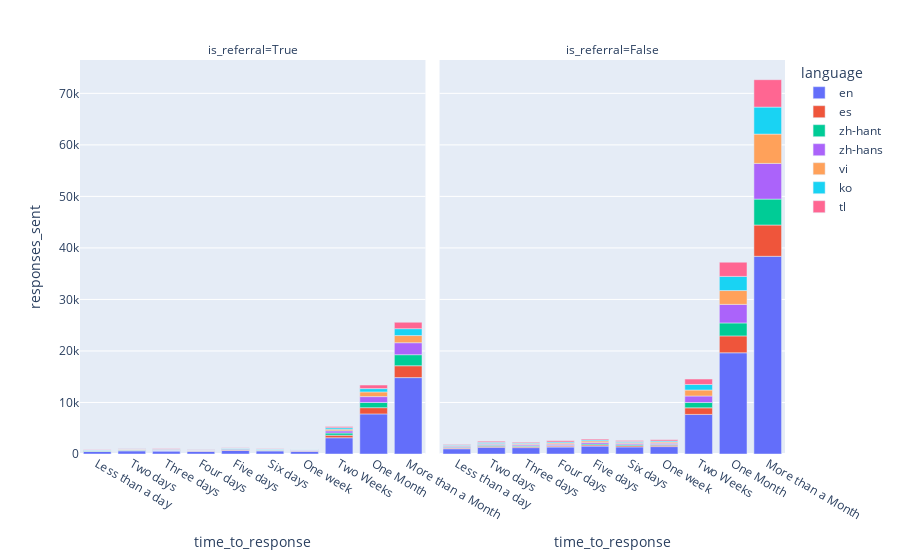

Notebook code for this chart:
### Code cell
language_df = df.groupby(["is_referral", "language", "time_to_response"], as_index=False)['responses_sent'].sum()

fig = px.bar(
    language_df,
    x="time_to_response",
    y="responses_sent",
    color="language",
    facet_col="is_referral",
    category_orders={
        "time_to_response": ["Less than a day", "Two days", "Three days", "Four days", "Five days", "Six days", "One week", "Two Weeks", "One Month", "More than a Month",
],
        "is_referral": [True, False],
        "language": ["en", "es", "zh-hant", "zh-hans", "vi", "ko", "tl"]
    },
    height=700,
)

fig.show()

### Figure 1 — Plotly figure (JSON) as saved in the notebook; plotly's stock layout.template omitted (floating-point values rounded to 4 significant figures)
{"data": [{"alignmentgroup": "True", "hovertemplate": "language=en<br>is_referral=True<br>time_to_response=%{x}<br>responses_sent=%{y}<extra></extra>", "legendgroup": "en", "marker": {"color": "#636efa", "pattern": {"shape": ""}}, "name": "en", "offsetgroup": "en", "orientation": "v", "showlegend": true, "textposition": "auto", "x": ["Five days", "Four days", "Less than a day", "More than a Month", "One Month", "One week", "Six days", "Three days", "Two Weeks", "Two days"], "xaxis": "x", "y": [690, 515, 495, 14826, 7780, 530, 595, 575, 3155, 615], "yaxis": "y", "type": "bar"}, {"alignmentgroup": "True", "hovertemplate": "language=en<br>is_referral=False<br>time_to_response=%{x}<br>responses_sent=%{y}<extra></extra>", "legendgroup": "en", "marker": {"color": "#636efa", "pattern": {"shape": ""}}, "name": "en", "offsetgroup": "en", "orientation": "v", "showlegend": false, "textposition": "auto", "x": ["Five days", "Four days", "Less than a day", "More than a Month", "One Month", "One week", "Six days", "Three days", "Two Weeks", "Two days"], "xaxis": "x2", "y": [1535, 1355, 1020, 38373, 19645, 1440, 1375, 1240, 7685, 1300], "yaxis": "y2", "type": "bar"}, {"alignmentgroup": "True", "hovertemplate": "language=es<br>is_referral=True<br>time_to_response=%{x}<br>responses_sent=%{y}<extra></extra>", "legendgroup": "es", "marker": {"color": "#EF553B", "pattern": {"shape": ""}}, "name": "es", "offsetgroup": "es", "orientation": "v", "showlegend": true, "textposition": "auto", "x": ["Five days", "Four days", "Less than a day", "More than a Month", "One Month", "One week", "Six days", "Three days", "Two Weeks", "Two days"], "xaxis": "x", "y": [105, 75, 60, 2306, 1215, 80, 110, 70, 490, 110], "yaxis": "y", "type": "bar"}, {"alignmentgroup": "True", "hovertemplate": "language=es<br>is_referral=False<br>time_to_response=%{x}<br>responses_sent=%{y}<extra></extra>", "legendgroup": "es", "marker": {"color": "#EF553B", "pattern": {"shape": ""}}, "name": "es", "offsetgroup": "es", "orientation": "v", "showlegend": false, "textposition": "auto", "x": ["Five days", "Four days", "Less than a day", "More than a Month", "One Month", "One week", "Six days", "Three days", "Two Weeks", "Two days"], "xaxis": "x2", "y": [220, 175, 135, 6070, 3280, 260, 220, 230, 1275, 205], "yaxis": "y2", "type": "bar"}, {"alignmentgroup": "True", "hovertemplate": "language=zh-hant<br>is_referral=True<br>time_to_response=%{x}<br>responses_sent=%{y}<extra></extra>", "legendgroup": "zh-hant", "marker": {"color": "#00cc96", "pattern": {"shape": ""}}, "name": "zh-hant", "offsetgroup": "zh-hant", "orientation": "v", "showlegend": true, "textposition": "auto", "x": ["Five days", "Four days", "Less than a day", "More than a Month", "One Month", "One week", "Six days", "Three days", "Two Weeks", "Two days"], "xaxis": "x", "y": [115, 75, 55, 2143, 1005, 50, 85, 75, 430, 75], "yaxis": "y", "type": "bar"}, {"alignmentgroup": "True", "hovertemplate": "language=zh-hant<br>is_referral=False<br>time_to_response=%{x}<br>responses_sent=%{y}<extra></extra>", "legendgroup": "zh-hant", "marker": {"color": "#00cc96", "pattern": {"shape": ""}}, "name": "zh-hant", "offsetgroup": "zh-hant", "orientation": "v", "showlegend": false, "textposition": "auto", "x": ["Five days", "Four days", "Less than a day", "More than a Month", "One Month", "One week", "Six days", "Three days", "Two Weeks", "Two days"], "xaxis": "x2", "y": [195, 140, 150, 5031, 2515, 145, 200, 150, 1030, 180], "yaxis": "y2", "type": "bar"}, {"alignmentgroup": "True", "hovertemplate": "language=zh-hans<br>is_referral=True<br>time_to_response=%{x}<br>responses_sent=%{y}<extra></extra>", "legendgroup": "zh-hans", "marker": {"color": "#ab63fa", "pattern": {"shape": ""}}, "name": "zh-hans", "offsetgroup": "zh-hans", "orientation": "v", "showlegend": true, "textposition": "auto", "x": ["Five days", "Four days", "Less than a day", "More than a Month", "One Month", "One week", "Six days", "Three days", "Two Weeks", "Two days"], "xaxis": "x", "y": [140, 65, 75, 2327, 1140, 100, 55, 55, 420, 85], "yaxis": "y", "type": "bar"}, {"alignmentgroup": "True", "hovertemplate": "language=zh-hans<br>is_referral=False<br>time_to_response=%{x}<br>responses_sent=%{y}<extra></extra>", "legendgroup": "zh-hans", "marker": {"color": "#ab63fa", "pattern": {"shape": ""}}, "name": "zh-hans", "offsetgroup": "zh-hans", "orientation": "v", "showlegend": false, "textposition": "auto", "x": ["Five days", "Four days", "Less than a day", "More than a Month", "One Month", "One week", "Six days", "Three days", "Two Weeks", "Two days"], "xaxis": "x2", "y": [300, 240, 195, 6930, 3600, 240, 225, 225, 1270, 195], "yaxis": "y2", "type": "bar"}, {"alignmentgroup": "True", "hovertemplate": "language=vi<br>is_referral=True<br>time_to_response=%{x}<br>responses_sent=%{y}<extra></extra>", "legendgroup": "vi", "marker": {"color": "#FFA15A", "pattern": {"shape": ""}}, "name": "vi", "offsetgroup": "vi", "orientation": "v", "showlegend": true, "textposition": "auto", "x": ["Five days", "Four days", "Less than a day", "More than a Month", "One Month", "One week", "Six days", "Three days", "Two Weeks", "Two days"], "xaxis": "x", "y": [60, 35, 65, 1388, 910, 55, 45, 55, 325, 70], "yaxis": "y", "type": "bar"}, {"alignmentgroup": "True", "hovertemplate": "language=vi<br>is_referral=False<br>time_to_response=%{x}<br>responses_sent=%{y}<extra></extra>", "legendgroup": "vi", "marker": {"color": "#FFA15A", "pattern": {"shape": ""}}, "name": "vi", "offsetgroup": "vi", "orientation": "v", "showlegend": false, "textposition": "auto", "x": ["Five days", "Four days", "Less than a day", "More than a Month", "One Month", "One week", "Six days", "Three days", "Two Weeks", "Two days"], "xaxis": "x2", "y": [280, 210, 140, 5684, 2685, 220, 200, 185, 1160, 165], "yaxis": "y2", "type": "bar"}, {"alignmentgroup": "True", "hovertemplate": "language=ko<br>is_referral=True<br>time_to_response=%{x}<br>responses_sent=%{y}<extra></extra>", "legendgroup": "ko", "marker": {"color": "#19d3f3", "pattern": {"shape": ""}}, "name": "ko", "offsetgroup": "ko", "orientation": "v", "showlegend": true, "textposition": "auto", "x": ["Five days", "Four days", "Less than a day", "More than a Month", "One Month", "One week", "Six days", "Three days", "Two Weeks", "Two days"], "xaxis": "x", "y": [65, 50, 45, 1337, 645, 35, 70, 90, 295, 55], "yaxis": "y", "type": "bar"}, {"alignmentgroup": "True", "hovertemplate": "language=ko<br>is_referral=False<br>time_to_response=%{x}<br>responses_sent=%{y}<extra></extra>", "legendgroup": "ko", "marker": {"color": "#19d3f3", "pattern": {"shape": ""}}, "name": "ko", "offsetgroup": "ko", "orientation": "v", "showlegend": false, "textposition": "auto", "x": ["Five days", "Four days", "Less than a day", "More than a Month", "One Month", "One week", "Six days", "Three days", "Two Weeks", "Two days"], "xaxis": "x2", "y": [190, 195, 145, 5243, 2745, 200, 205, 170, 1075, 215], "yaxis": "y2", "type": "bar"}, {"alignmentgroup": "True", "hovertemplate": "language=tl<br>is_referral=True<br>time_to_response=%{x}<br>responses_sent=%{y}<extra></extra>", "legendgroup": "tl", "marker": {"color": "#FF6692", "pattern": {"shape": ""}}, "name": "tl", "offsetgroup": "tl", "orientation": "v", "showlegend": true, "textposition": "auto", "x": ["Five days", "Four days", "Less than a day", "More than a Month", "One Month", "One week", "Six days", "Three days", "Two Weeks", "Two days"], "xaxis": "x", "y": [50, 40, 35, 1245, 690, 40, 55, 75, 220, 45], "yaxis": "y", "type": "bar"}, {"alignmentgroup": "True", "hovertemplate": "language=tl<br>is_referral=False<br>time_to_response=%{x}<br>responses_sent=%{y}<extra></extra>", "legendgroup": "tl", "marker": {"color": "#FF6692", "pattern": {"shape": ""}}, "name": "tl", "offsetgroup": "tl", "orientation": "v", "showlegend": false, "textposition": "auto", "x": ["Five days", "Four days", "Less than a day", "More than a Month", "One Month", "One week", "Six days", "Three days", "Two Weeks", "Two days"], "xaxis": "x2", "y": [170, 250, 100, 5320, 2760, 240, 185, 145, 1050, 220], "yaxis": "y2", "type": "bar"}], "layout": {"xaxis": {"anchor": "y", "domain": [0, 0.49], "title": {"text": "time_to_response"}, "categoryorder": "array", "categoryarray": ["Less than a day", "Two days", "Three days", "Four days", "Five days", "Six days", "One week", "Two Weeks", "One Month", "More than a Month"], "type": "category", "range": [-0.5, 9.5], "autorange": true}, "yaxis": {"anchor": "x", "domain": [0, 1], "title": {"text": "responses_sent"}, "type": "linear", "range": [0, 76470.0], "autorange": true}, "xaxis2": {"anchor": "y2", "domain": [0.51, 1], "matches": "x", "title": {"text": "time_to_response"}, "categoryorder": "array", "categoryarray": ["Less than a day", "Two days", "Three days", "Four days", "Five days", "Six days", "One week", "Two Weeks", "One Month", "More than a Month"], "type": "category", "range": [-0.5, 9.5], "autorange": true}, "yaxis2": {"anchor": "x2", "domain": [0, 1], "matches": "y", "showticklabels": false, "type": "linear", "range": [0, 76470.0], "autorange": true}, "annotations": [{"font": {}, "showarrow": false, "text": "is_referral=True", "x": 0.245, "xanchor": "center", "xref": "paper", "y": 1, "yanchor": "bottom", "yref": "paper"}, {"font": {}, "showarrow": false, "text": "is_referral=False", "x": 0.755, "xanchor": "center", "xref": "paper", "y": 1, "yanchor": "bottom", "yref": "paper"}], "legend": {"title": {"text": "language"}, "tracegroupgap": 0}, "margin": {"t": 60}, "barmode": "relative", "autosize": true}}
